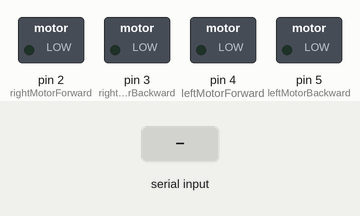
Recording of a sketch running on a simulated Arduino Uno, built with avr-gcc and run on an emulated ATmega328P. On the bench: switched loads named in the sketch (green lamp = pin HIGH). The test bench sets the inputs (shaded band).

Above: at 1.2 s.
1.3 s: "F" received over Serial
At 2.1 s:
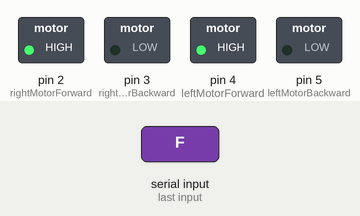
2.8 s: "B" received over Serial
At 3.2 s:
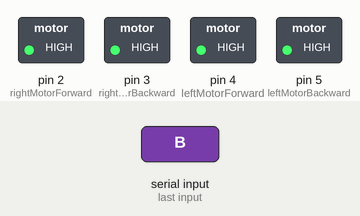
4.3 s: "1" received over Serial
At 5.5 s:
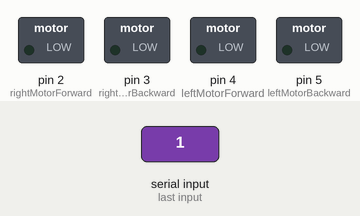
5.8 s: "L" received over Serial
At 6.8 s:
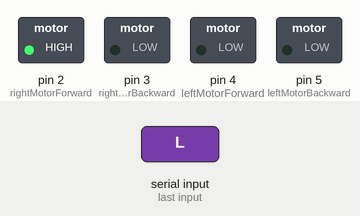
7.3 s: "B" received over Serial
At 8.0 s:
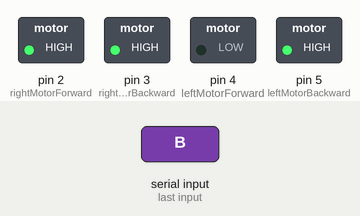
8.8 s: "R" received over Serial
At 9.1 s:
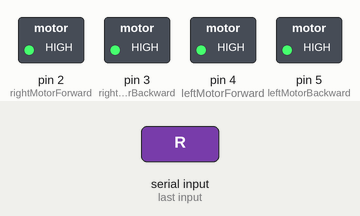
Timing chart, 0 to 11.3 s (numbered marks = the images above; inputs shaded):
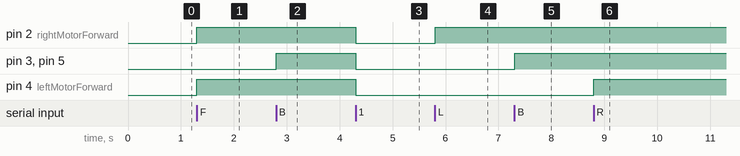

Measured:
- after the input at 1.3 s, pin 2 (rightMotorForward), pin 4 (leftMotorForward): LOW → HIGH at once
- after the input at 2.8 s, pin 3 (rightMotorBackward), pin 5 (leftMotorBackward): LOW → HIGH at once
- after the input at 4.3 s, pin 2 (rightMotorForward), pin 3 (rightMotorBackward), pin 4 (leftMotorForward), pin 5 (leftMotorBackward): HIGH → LOW at once
- after the input at 5.8 s, pin 2 (rightMotorForward): LOW → HIGH at once
- after the input at 7.3 s, pin 3 (rightMotorBackward), pin 5 (leftMotorBackward): LOW → HIGH at once
- after the input at 8.8 s, pin 4 (leftMotorForward): LOW → HIGH at once

The sketch:

rc_car.ino
```cpp
char cmd;//The Bluetooth Command

//The L298N Control Pins
const int rightMotorForward = 2;
const int rightMotorBackward = 3;

const int leftMotorForward = 4;
const int leftMotorBackward = 5;

void setup() {
  pinMode(leftMotorForward,OUTPUT);   //left motor forward
  pinMode(leftMotorBackward,OUTPUT);   //left motor reverse
  pinMode(rightMotorForward,OUTPUT);   //right motor forward
  pinMode(rightMotorBackward,OUTPUT);   //right motor reverse
  Serial.begin(9600);
}

void loop() {
  if(Serial.available()){
    cmd = Serial.read();
  }

  if(cmd == 'F'){           //move forward
    digitalWrite(leftMotorForward,HIGH);
    digitalWrite(rightMotorForward,HIGH);
  }

  else if(cmd == 'B'){      //move reverse
    digitalWrite(leftMotorBackward,HIGH);
    digitalWrite(rightMotorBackward,HIGH);
  }

  else if(cmd == 'L'){      //turn Left
    digitalWrite(rightMotorForward,HIGH);
  }

  else if(cmd == 'R'){      //turn Right
    digitalWrite(leftMotorForward,HIGH);
  }

  else{      //STOP (all motors stop)
    digitalWrite(leftMotorForward,LOW);
    digitalWrite(leftMotorBackward,LOW);
    digitalWrite(rightMotorForward,LOW);
    digitalWrite(rightMotorBackward,LOW);
  }
  delay(50);
}
```
